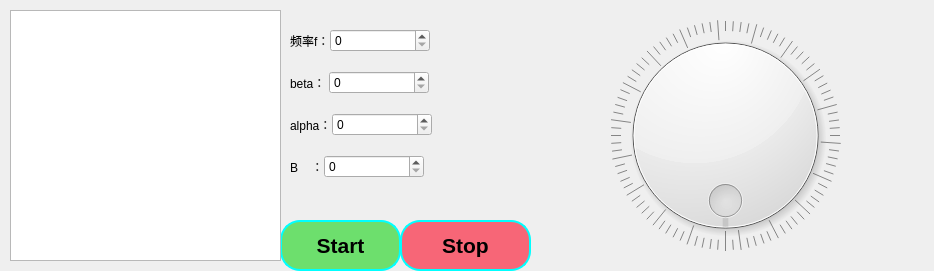
<?xml version="1.0" encoding="UTF-8"?>
<ui version="4.0">
 <class>Form</class>
 <widget class="QWidget" name="Form">
  <property name="geometry">
   <rect>
    <x>0</x>
    <y>0</y>
    <width>934</width>
    <height>271</height>
   </rect>
  </property>
  <property name="windowTitle">
   <string>Daq调试器</string>
  </property>
  <widget class="QPushButton" name="StartButton">
   <property name="geometry">
    <rect>
     <x>280</x>
     <y>220</y>
     <width>121</width>
     <height>51</height>
    </rect>
   </property>
   <property name="font">
    <font>
     <family>Arial</family>
     <pointsize>16</pointsize>
     <weight>75</weight>
     <bold>true</bold>
    </font>
   </property>
   <property name="styleSheet">
    <string notr="true">	border-style: solid;
    border-width: 2px;
    border-color: aqua;
    border-radius: 20px;
 
    padding-left: 20px;
	padding-right: 20px;
    padding-top: 0px;
 
    background:#6DDF6D;
    background-image: url(&quot;./image.png&quot;);
    background-repeat: no-repeat;
    background-position: left center;</string>
   </property>
   <property name="text">
    <string>Start</string>
   </property>
  </widget>
  <widget class="QPushButton" name="StopButton">
   <property name="geometry">
    <rect>
     <x>400</x>
     <y>220</y>
     <width>131</width>
     <height>51</height>
    </rect>
   </property>
   <property name="font">
    <font>
     <family>Arial</family>
     <pointsize>16</pointsize>
     <weight>75</weight>
     <bold>true</bold>
    </font>
   </property>
   <property name="styleSheet">
    <string notr="true">	border-style: solid;
    border-width: 2px;
    border-color: aqua;
    border-radius: 20px;
 
    padding-left: 20px;
	padding-right: 20px;
    padding-top: 0px;
 
    background:#F76677;
    background-image: url(&quot;./image.png&quot;);
    background-repeat: no-repeat;
    background-position: left center;</string>
   </property>
   <property name="text">
    <string>Stop</string>
   </property>
  </widget>
  <widget class="QTextBrowser" name="daq_textBrowser">
   <property name="geometry">
    <rect>
     <x>10</x>
     <y>10</y>
     <width>271</width>
     <height>251</height>
    </rect>
   </property>
  </widget>
  <widget class="QWidget" name="verticalLayoutWidget">
   <property name="geometry">
    <rect>
     <x>290</x>
     <y>10</y>
     <width>221</width>
     <height>211</height>
    </rect>
   </property>
   <layout class="QVBoxLayout" name="verticalLayout">
    <property name="spacing">
     <number>0</number>
    </property>
    <property name="bottomMargin">
     <number>20</number>
    </property>
    <item>
     <layout class="QHBoxLayout" name="horizontalLayout">
      <item>
       <widget class="QLabel" name="F_label">
        <property name="text">
         <string>频率f：</string>
        </property>
       </widget>
      </item>
      <item>
       <widget class="QSpinBox" name="F_spinBox">
        <property name="minimumSize">
         <size>
          <width>100</width>
          <height>0</height>
         </size>
        </property>
        <property name="maximum">
         <number>300</number>
        </property>
       </widget>
      </item>
      <item>
       <spacer name="horizontalSpacer">
        <property name="orientation">
         <enum>Qt::Horizontal</enum>
        </property>
        <property name="sizeHint" stdset="0">
         <size>
          <width>100</width>
          <height>20</height>
         </size>
        </property>
       </spacer>
      </item>
     </layout>
    </item>
    <item>
     <layout class="QHBoxLayout" name="horizontalLayout_2">
      <item>
       <widget class="QLabel" name="beta_label">
        <property name="text">
         <string>beta： </string>
        </property>
       </widget>
      </item>
      <item>
       <widget class="QSpinBox" name="beta_spinBox">
        <property name="minimumSize">
         <size>
          <width>100</width>
          <height>0</height>
         </size>
        </property>
        <property name="maximum">
         <number>365</number>
        </property>
       </widget>
      </item>
      <item>
       <spacer name="horizontalSpacer_2">
        <property name="orientation">
         <enum>Qt::Horizontal</enum>
        </property>
        <property name="sizeHint" stdset="0">
         <size>
          <width>100</width>
          <height>20</height>
         </size>
        </property>
       </spacer>
      </item>
     </layout>
    </item>
    <item>
     <layout class="QHBoxLayout" name="horizontalLayout_3">
      <item>
       <widget class="QLabel" name="alpha_label">
        <property name="text">
         <string>alpha：</string>
        </property>
       </widget>
      </item>
      <item>
       <widget class="QSpinBox" name="alpha_spinBox">
        <property name="minimumSize">
         <size>
          <width>100</width>
          <height>0</height>
         </size>
        </property>
        <property name="maximum">
         <number>365</number>
        </property>
       </widget>
      </item>
      <item>
       <spacer name="horizontalSpacer_3">
        <property name="orientation">
         <enum>Qt::Horizontal</enum>
        </property>
        <property name="sizeHint" stdset="0">
         <size>
          <width>100</width>
          <height>20</height>
         </size>
        </property>
       </spacer>
      </item>
     </layout>
    </item>
    <item>
     <layout class="QHBoxLayout" name="horizontalLayout_4">
      <item>
       <widget class="QLabel" name="B_label">
        <property name="text">
         <string>B    ：</string>
        </property>
       </widget>
      </item>
      <item>
       <widget class="QSpinBox" name="B_spinBox">
        <property name="minimumSize">
         <size>
          <width>100</width>
          <height>0</height>
         </size>
        </property>
       </widget>
      </item>
      <item>
       <spacer name="horizontalSpacer_4">
        <property name="orientation">
         <enum>Qt::Horizontal</enum>
        </property>
        <property name="sizeHint" stdset="0">
         <size>
          <width>100</width>
          <height>20</height>
         </size>
        </property>
       </spacer>
      </item>
     </layout>
    </item>
   </layout>
  </widget>
  <widget class="QDial" name="beta_dial">
   <property name="geometry">
    <rect>
     <x>600</x>
     <y>20</y>
     <width>251</width>
     <height>231</height>
    </rect>
   </property>
   <property name="maximum">
    <number>365</number>
   </property>
   <property name="wrapping">
    <bool>true</bool>
   </property>
   <property name="notchesVisible">
    <bool>true</bool>
   </property>
  </widget>
 </widget>
 <resources/>
 <connections/>
</ui>
